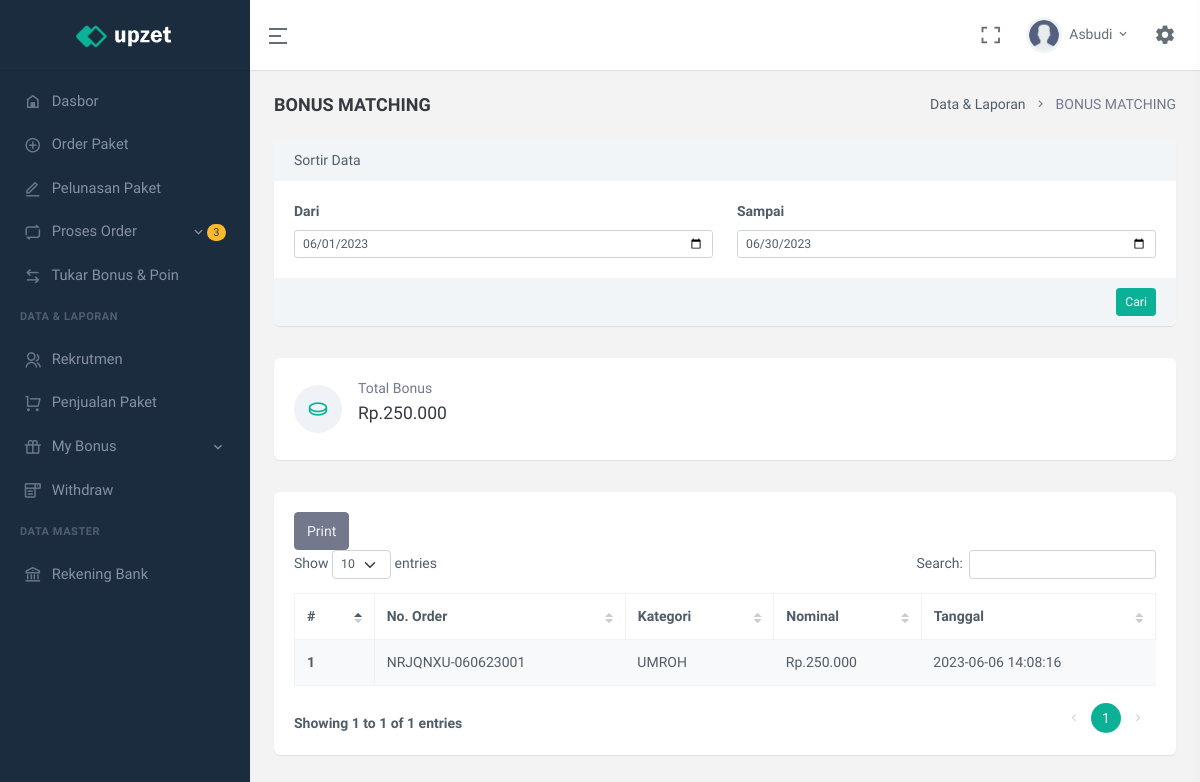
Before: /bonus-matching.php (signed in) with the older database file.
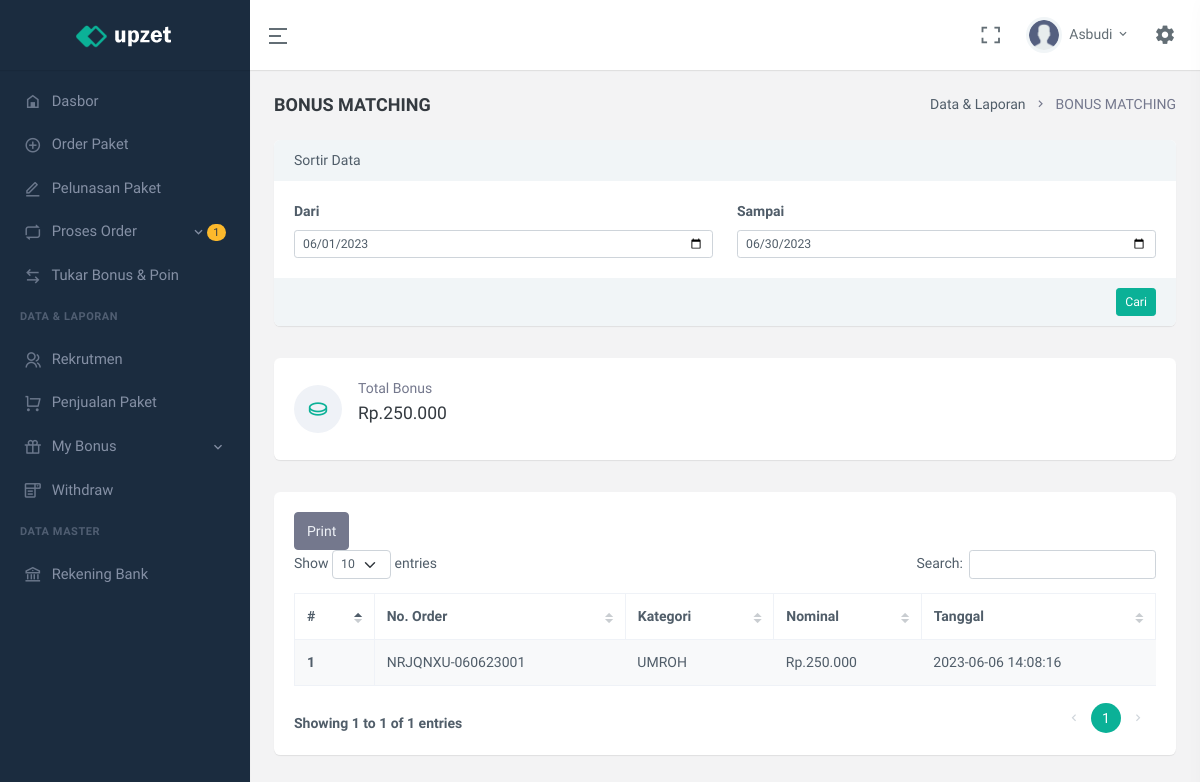
After: the same page with the newer database file.
### tables this page shows
CREATE TABLE `user` (
  `id` int(11) UNSIGNED NOT NULL,
  `code_referral` varchar(7) NOT NULL,
  `email` varchar(250) NOT NULL,
  `name` varchar(25) NOT NULL,
  `no_telpn` varchar(25) NOT NULL,
  `password` text NOT NULL,
  `role_user` enum('ADMIN','OWNER','KONSULTAN') NOT NULL DEFAULT 'KONSULTAN',
  `upline` varchar(7) NOT NULL DEFAULT 'ADMIN',
  `status` enum('AKTIF','TIDAK AKTIF') NOT NULL DEFAULT 'TIDAK AKTIF',
  `join_date` datetime NOT NULL
);

### modal/ConnectionsClass.php (called while the page is built, shortened)
<?php
class ConnectionsClass{
    private $servername = "localhost";
    private $username = "root";
    private $password = "";
    private $dbname = "nrj_tour";
    protected function dbConn(){
        $connect = new mysqli($this->servername, $this->username, $this->password, $this->dbname);
        if($connect){
            return $connect;
        }
    }
    protected function dbCheck(?string $tableName = null){
        $sql = "SHOW TABLES LIKE '" . $tableName . "'";
        $exe = $this->dbConn()->query($sql);
        $result = $exe->num_rows;
        return $result;
    }
}
?>

### modal/userClass.php (called while the page is built, shortened)
<?php
class userClass extends ConnectionsClass{
    private $table_name = "user";
    public function __construct(){
        if($this->dbCheck($this->table_name) == 0){
            $sql = "CREATE TABLE " . $this->table_name . " (
                id INT(11) UNSIGNED AUTO_INCREMENT PRIMARY KEY,
                code_referral VARCHAR(7) NOT NULL UNIQUE,
                email VARCHAR(250) NOT NULL UNIQUE,
                name VARCHAR(25) NOT NULL,
                no_telpn VARCHAR(25) NOT NULL UNIQUE,
                password TEXT NOT NULL,
                role_user ENUM('ADMIN','OWNER','KONSULTAN') NOT NULL DEFAULT 'KONSULTAN',
                upline VARCHAR(7) NOT NULL DEFAULT 'ADMIN',
                status ENUM('AKTIF','TIDAK AKTIF') NOT NULL DEFAULT 'TIDAK AKTIF',
                join_date DATETIME NOT NULL
            )";
            $this->dbConn()->query($sql);
            $this->dbConn()->close();
        }
    }
    public function selectUser(?string $param = null, ?string $key1 = null, ?string $key2 = null, ?string $key3 = null, ?string $key4 = null){
        if($param == "oneCondition"){
            $sql = "SELECT * FROM " . $this->table_name . " WHERE " . $key1 . " = '" . $key2 . "' ORDER BY join_date DESC";
        }elseif($param == "checkForUpdate"){
            $sql = "SELECT * FROM " . $this->table_name . " WHERE " . $key1 . " = '" . $key2 . "' AND code_referral <> '" . $key3 . "'";
        }
        $exe = $this->dbConn()->query($sql);
        while($rows = $exe->fetch_assoc()){
            $data[] = $rows;
        }
        $result["data"] = $data;
        $result["nums"] = $exe->num_rows;
        return $result;
    }
}
?>

### config/userLogin.php (called while the page is built, shortened)
<?php
$userClass = new userClass();
$dataLogin = $userClass->selectUser("oneCondition","code_referral",$_SESSION['id_nrjtour']);
foreach($dataLogin['data'] as $row){
    $name = $row['name'];
    $role_user = $row['role_user'];
}
?>

### modal/withdrawClass.php (called while the page is built, shortened)
<?php
class withdrawClass extends ConnectionsClass{
    private $table_name = "withdraw";
    public function __construct(){
        if($this->dbCheck($this->table_name) == 0){
            $sql = "CREATE TABLE " . $this->table_name . " (
                id INT(11) UNSIGNED AUTO_INCREMENT PRIMARY KEY,
                code_referral VARCHAR(7) NOT NULL,
                nominal DOUBLE NOT NULL,
                status ENUM('PENDING','DITOLAK','SUCCESS') NOT NULL DEFAULT 'PENDING',
                date DATETIME NOT NULL
            )";
            $this->dbConn()->query($sql);
            $this->dbConn()->close();
        }
    }
}
?>

### modal/dataPenjualanClass.php (called while the page is built, shortened)
<?php
class dataPenjualanClass extends ConnectionsClass{
    private $table_name = "data_penjualan";
    public function selectDataPenjualan(?string $param = null, ?string $key1 = null, ?string $key2 = null, ?string $key3 = null, ?string $key4 = null){
        if($param == "oneCondition"){
            $sql = "SELECT * FROM " . $this->table_name . " WHERE " . $key1 . " = '" . $key2 . "' ORDER BY date DESC";
        }elseif($param == "dateUser"){
            $sql = "SELECT * FROM " . $this->table_name . " WHERE perekrut = '" . $key1 . "' AND (date >= '" . $key2 . " 00:00:00' AND date <= '" . $key3 . " 23:59:59') ORDER BY date DESC LIMIT 1";
        }elseif($param == "dateKonsultan"){
            $sql = "SELECT * FROM " . $this->table_name . " WHERE perekrut = '" . $key1 . "' AND (date >= '" . $key2 . " 00:00:00' AND date <= '" . $key3 . " 23:59:59') ORDER BY date DESC";
        }elseif($param == "date"){
            $sql = "SELECT * FROM " . $this->table_name . " WHERE date >= '" . $key1 . " 00:00:00' AND date <= '" . $key2 . " 23:59:59' ORDER BY date DESC";
        }else{
            $sql = "SELECT * FROM " . $this->table_name . " ORDER BY date DESC";
        }
        $exe = $this->dbConn()->query($sql);
        while($rows = $exe->fetch_assoc()){
            $data[] = $rows;
        }
        $result["data"] = $data;
        $result["nums"] = $exe->num_rows;
        return $result;
    }
}
?>

### modal/historyBonusUplineClass.php (called while the page is built, shortened)
<?php
class historyBonusUplineClass extends ConnectionsClass{
    private $table_name = "history_bonus_upline";
    public function selectHistoryBonusUpline(?string $param = null, ?string $key1 = null, ?string $key2 = null, ?string $key3 = null, ?string $key4 = null){
        if($param == "allData"){
            $sql = "SELECT * FROM " . $this->table_name . " WHERE date >= '" . $key1 . " 00:00:00' AND date <= '" . $key2 . " 23:59:59' ORDER BY date DESC";
        }elseif($param == "byUser"){
            $sql = "SELECT * FROM " . $this->table_name . " WHERE date >= '" . $key1 . " 00:00:00' AND date <= '" . $key2 . " 23:59:59' AND code_referral = '" . $key3 . "' ORDER BY date DESC";
        }
        $exe = $this->dbConn()->query($sql);
        while($rows = $exe->fetch_assoc()){
            $data[] = $rows;
        }
        $result["data"] = $data;
        $result["nums"] = $exe->num_rows;
        return $result;
    }
}
?>

### config/bonusMatchingConfig.php (the view, shortened to what the changed rows need)
<?php
$historyBonusUplineClass = new historyBonusUplineClass();
function dataTable($from, $to){
    global $historyBonusUplineClass;
    $num = 1;
    $data = $historyBonusUplineClass->selectHistoryBonusUpline("byUser", $from, $to, $_SESSION['id_nrjtour']);
    foreach($data['data'] as $row){
        $fee = number_format($row['nominal'],0,",",".");
        echo '<tr>
                <th> ' . $num++ . ' </th>
                <td>
                    ' . $row['code_order'] . '
                </td>
                <td>' . $row['category'] . '</td>
                <td>Rp.' . $fee . '</td>
                <td>' . $row['date'] . '</td>
            </tr>';
    }
}
function totalBonus($from, $to){
    global $historyBonusUplineClass;
    $data = $historyBonusUplineClass->selectHistoryBonusUpline("byUser", $from, $to, $_SESSION['id_nrjtour']);
}
?>

### partial/topBar.php (shortened to what the changed rows need)
<header id="page-topbar">
    <div class="navbar-header">
        <div class="d-flex">
            <div class="dropdown d-inline-block user-dropdown">
                <button type="button" class="btn header-item waves-effect" id="page-header-user-dropdown"
                    data-bs-toggle="dropdown" aria-haspopup="true" aria-expanded="false">
                    <img class="rounded-circle header-profile-user" src="assets/images/users/avatar-2.png"
                        alt="Header Avatar">
                    <span class="d-none d-xl-inline-block ms-1"><?= explode(" ",$name)[0] ?></span>
                    <i class="mdi mdi-chevron-down d-none d-xl-inline-block"></i>
                </button>
            </div>
        </div>
    </div>
</header>

### partial/sideBar.php (shortened to what the changed rows need)
<?php
    $dataPenjualanClass = new dataPenjualanClass();
    $withdrawClass = new withdrawClass();
?>
<div class="vertical-menu">
    <div data-simplebar class="h-100">
        <div id="sidebar-menu">
            <ul class="metismenu list-unstyled" id="side-menu">
                <?php
                    if($role_user == "ADMIN"){
                        $dataNotif = $dataPenjualanClass->selectDataPenjualan("all");
                        $orderNumPendingNotif = 0;
                        $orderNumPendingPelunansanNotif = 0;
                        foreach($dataNotif['data'] as $row){
                            if($row['status'] == "PENDING"){
                                $orderNumPendingNotif += 1;
                            }elseif($row['status'] == "MENUNGGU KONFIRMASI PELUNASAN"){
                                $orderNumPendingPelunansanNotif += 1;
                            }
                        }
                        $dataWd = $withdrawClass->selectWithdraw("oneCondition", "status", "PENDING");
                        $wdnUMPending = $dataWd['nums'];
                ?>
                    <li>
                        <a href="javascript: void(0);" class="has-arrow waves-effect">
                            <i class="mdi mdi-email-alert-outline"></i>
                            <?php if($orderNumPendingNotif + $orderNumPendingPelunansanNotif + $wdnUMPending > 0){ ?>
                                <span class="badge rounded-pill bg-warning text-dark float-end"><?= $orderNumPendingNotif + $orderNumPendingPelunansanNotif + $wdnUMPending ?></span>
                            <?php } ?>
                            <span>Permintaan</span>
                        </a>
                        <ul class="sub-menu" aria-expanded="true">
                            <li>
                                <a href="pending-dp">
                                    <?php if($orderNumPendingNotif > 0){ ?>
                                        <span class="badge rounded-pill bg-warning text-dark float-end"><?= $orderNumPendingNotif ?></span>
                                    <?php } ?>
                                    Pembayaran DP
                                </a>
                            </li>
                            <li>
                                <a href="pending-pelunasan">
                                    <?php if($orderNumPendingPelunansanNotif > 0){ ?>
                                        <span class="badge rounded-pill bg-warning text-dark float-end"><?= $orderNumPendingPelunansanNotif ?></span>
                                    <?php } ?>
                                    Pembayaran Pelunasan
                                </a>
                            </li>
                            <li>
                                <a href="withdraw-pending">
                                    <?php if($wdnUMPending > 0){ ?>
                                        <span class="badge rounded-pill bg-warning text-dark float-end"><?= $wdnUMPending ?></span>
                                    <?php } ?>
                                    Withdraw Komisi
                                </a>
                            </li>
                        </ul>
                    </li>
                    <li>
                        <a href="pin-transaksi" class="waves-effect">
                            <i class="ri-rotate-lock-line"></i>
                            <span>Pin Transaksi</span>
                        </a>
                    </li>
                    <li class="menu-title">Data & Laporan</li>
                    <li>
                        <a href="javascript: void(0);" class="has-arrow waves-effect">
                            <i class="ri-group-line"></i>
                            <span>Konsultan</span>
                        </a>
                        <ul class="sub-menu" aria-expanded="true">
                            <li><a href="data-member">Data</a></li>
                            <li><a href="edit-data-member">Edit Data</a></li>
                        </ul>
                    </li>
                    <li>
                        <a href="penjualan-paket" class="waves-effect">
                            <i class=" ri-shopping-cart-line"></i>
                            <span>Penjualan Paket</span>
                        </a>
                    </li>
                    <li>
                        <a href="javascript: void(0);" class="has-arrow waves-effect">
                            <i class="ri-gift-line"></i>
                            <span>Bonus Penjualan</span>
                        </a>
                        <ul class="sub-menu" aria-expanded="true">
                            <li><a href="bonus-penjualan">Perekrut</a></li>
                            <li><a href="javascript: void(0);" class="has-arrow">Matching</a>
                                <ul class="sub-menu" aria-expanded="true">
                                    <li><a href="rekap-bonus-upline">Rekap Hari ini</a></li>
                                    <li><a href="detail-bonus-upline">Detail</a></li>
                                </ul>
                            </li>
                        </ul>
                    </li>
                    <li>
                        <a href="withdraw" class="waves-effect">
                            <i class="mdi mdi-form-dropdown"></i>
                            <span>Withdraw</span>
                        </a>
                    </li>
                    <li class="menu-title">Data Master</li>
                    <li>
                        <a href="akun-bank-admin" class="waves-effect">
                            <i class="ri-bank-line"></i>
                            <span>Rekening Bank</span>
                        </a>
                    </li>
                    <li>
                        <a href="javascript: void(0);" class="has-arrow waves-effect">
                            <i class="ri-money-dollar-circle-line "></i>
                            <span>Harga & Bonus</span>
                        </a>
                        <ul class="sub-menu" aria-expanded="true">
                            <li><a href="setting-harga-dp">Harga DP</a></li>
                            <li><a href="setting-harga-pelunasan">Harga Paket Pelunasan</a></li>
                            <li><a href="setting-bonus-penjualan">Bonus Penjualan</a></li>
                            <li><a href="setting-bonus-upline">Bonus Matching</a></li>
                        </ul>
                    </li>
                <?php
                    }else{
                        $dataNotif = $dataPenjualanClass->selectDataPenjualan("oneCondition", "perekrut", $_SESSION['id_nrjtour']);
                        $orderNumPendingNotif = 0;
                        $orderNumTolakNotif = 0;
                        $orderNumMenungguPelunansanNotif = 0;
                        $orderNumPendingPelunansanNotif = 0;
                        $orderNumTolakPelunansanNotif = 0;
                        foreach($dataNotif['data'] as $row){
                            if($row['status'] == "PENDING"){
                                $orderNumPendingNotif += 1;
                            }elseif($row['status'] == "DITOLAK"){
                                $orderNumTolakNotif += 1;
                            }elseif($row['status'] == "MENUNGGU PELUNASAN"){
                                $orderNumMenungguPelunansanNotif += 1;
                            }elseif($row['status'] == "MENUNGGU KONFIRMASI PELUNASAN"){
                                $orderNumPendingPelunansanNotif += 1;
                            }elseif($row['status'] == "PELUNASAN DITOLAK"){
                                $orderNumTolakPelunansanNotif += 1;
                            }
                        }
                ?>
                    <li>
                        <a href="javascript: void(0);" class="has-arrow waves-effect">
                            <i class="ri-repeat-2-line"></i>
                            <?php if($orderNumPendingNotif + $orderNumMenungguPelunansanNotif + $orderNumPendingPelunansanNotif > 0){ ?>
                                <span class="badge rounded-pill bg-warning text-dark float-end"><?= $orderNumPendingNotif + $orderNumMenungguPelunansanNotif + $orderNumPendingPelunansanNotif ?></span>
                            <?php } ?>
                            <span>Proses Order</span>
                        </a>
                    </li>
                <?php } ?>
            </ul>
        </div>
    </div>
</div>

Changed rows visible on the page:
changed user "Asbudi": role_user "3" → "1"
